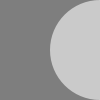
Frame 1 (no input)
Frame 60 (the mouse pressed at the canvas centre just before this capture): identical to frame 1, image omitted
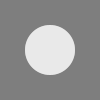
Frame 120 (the mouse held since frame 60 and released just before this capture)

The Processing sketch that drew these frames (run headless with seeded random() and noise(); from frame 60 on, the mouse is pressed at the canvas centre):

// Processing sketch: mouseInverso
// ── mouseInverso.pde

void setup() {
  size(100,100);
  noStroke();
  smooth();
}

void draw() {
  float x = mouseX;
  float y = mouseY;
  float ix = width - mouseX; // x inverso
  float iy = height - mouseY; // y inverso
  background(126);
  fill(255,150);
  ellipse(x,height/2,y,y);
  ellipse(ix,height/2,iy,iy);
}
